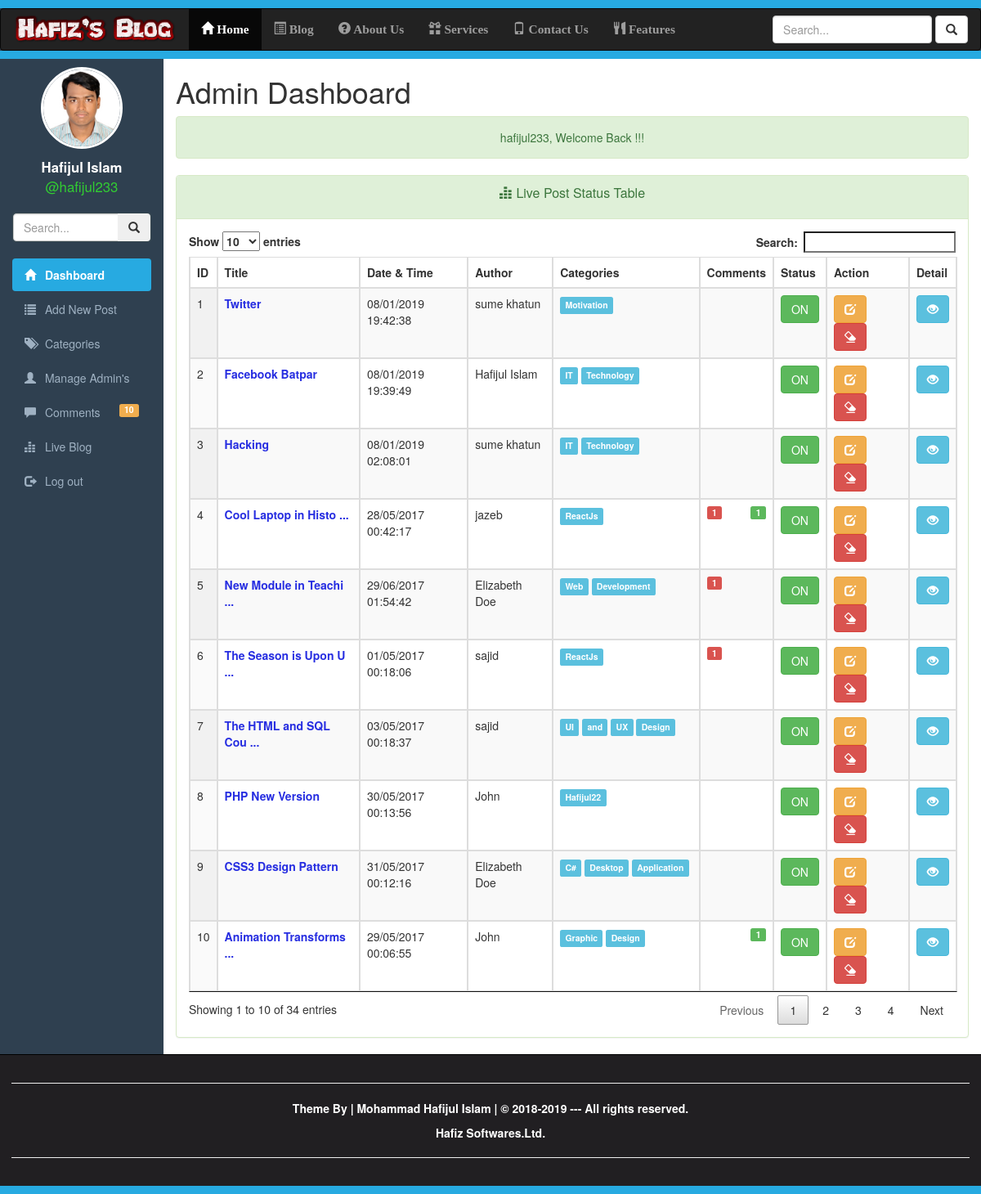
Screenshot of /dashboard.php?type=success (signed in) with the database file from the repository.
### tables this page shows
CREATE TABLE `userposts` (
  `id` int(10) UNSIGNED NOT NULL,
  `author` varchar(255) DEFAULT NULL,
  `categoryno` int(10) UNSIGNED NOT NULL,
  `datetime` varchar(45) DEFAULT NULL,
  `title` varchar(255) DEFAULT NULL,
  `image` text NOT NULL,
  `post` text NOT NULL,
  `created` datetime NOT NULL DEFAULT CURRENT_TIMESTAMP,
  `modified` datetime NOT NULL DEFAULT CURRENT_TIMESTAMP,
  `status` tinyint(1) UNSIGNED NOT NULL DEFAULT '0'
);

CREATE TABLE `categories` (
  `id` int(10) UNSIGNED NOT NULL,
  `name` varchar(255) NOT NULL DEFAULT '',
  `categorycreator` varchar(255) NOT NULL DEFAULT '',
  `datetime` varchar(45) NOT NULL DEFAULT '',
  `created` datetime NOT NULL DEFAULT CURRENT_TIMESTAMP,
  `modified` datetime NOT NULL DEFAULT CURRENT_TIMESTAMP ON UPDATE CURRENT_TIMESTAMP,
  `status` tinyint(1) UNSIGNED NOT NULL DEFAULT '0'
);

### dashboard.php (the view, shortened to what this page needs)
<?php
require_once 'utilities/RequiredUtilities.php';
require_once 'utilities/dbconnection.php';
$sql = "SELECT `userposts`.`id`,`author`, `name` AS `categoryname`, `userposts`.`datetime` AS `createtime`, `title`, `image`, `post` AS `description`, `userposts`.`status` "
        . "FROM `userposts`, `categories` "
        . "WHERE `userposts`.`status` = 1 "
        . "AND `userposts`.`categoryno` = `categories`.`id` "
        . "ORDER BY `userposts`.`id` DESC ;";
$result = $conn->query($sql);
$postslist = array();
if ($result->num_rows > 0) {
    while ($row = $result->fetch_assoc()) {
        array_push($postslist, $row);
    }
} else {
    array_push($postslist, NULL);
    echo $conn->error();
}
$sql = "SELECT COUNT(`id`) AS `disapproved` FROM `comments` WHERE `status` = 0;";
$result = $conn->query($sql);
$comments = NULL;
if ($result->num_rows > 0) {
    $row = $result->fetch_assoc();
    $comments = $row['disapproved'];
}
?>
<!DOCTYPE html>
<html lang="en-US">
    <head>
        <link href="resources/css/jquery.dataTables.min.css" rel="stylesheet" type="text/css"/>
        <link href="resources/css/responsive.dataTables.min.css" rel="stylesheet" type="text/css"/>
        <link href="resources/bootstrap/css/bootstrap.min.css" rel="stylesheet" type="text/css" />
        <link href="resources/css/adminstyle.css" rel="stylesheet" type="text/css"/>
    </head>
    <body>
        <div class="wrapper">
            <div style="height:10px; background-color:#27aae1;" ></div>
            <nav class="navbar navbar-inverse"  >
                <div id="header-title" class="navbar-header">
                    <a href="#" class="navbar-brand">
                        <img class="img-responsive" src="resources/img/headTitle.png" style="margin-top:-10px; width: 200px;" />
                    </a>
                </div>
                <div class="collapse navbar-collapse" id="collapse">
                    <ul class="nav navbar-nav">
                        <li class="active"><a href="dashboard.php"><span class="glyphicon glyphicon-home"></span> Home</a></li>
                        <li><a href="liveblog.php"><span class="glyphicon glyphicon-list-alt"></span> Blog</a></li>
                        <li><a href="#"><span class="glyphicon glyphicon-question-sign"></span> About Us</a></li>
                        <li><a href="#"><span class="glyphicon glyphicon-gift"></span> Services</a></li>
                        <li><a href="#"><span class="glyphicon glyphicon-phone"></span> Contact Us</a></li>
                        <li><a href="#"><span class="glyphicon glyphicon-cutlery"></span> Features</a></li>
                    </ul>
                    <form action="search.php" method="post" class="navbar-form navbar-right">
                        <div class="form-group">
                            <input type="text" class="form-control" name="search" placeholder="Search..." >
                        </div>
                        <button type="submit" class="btn btn-default" name="searchbutton"><span class="glyphicon glyphicon-search"></span></button>
                    </form>
                </div>
            </nav>
            <div style="height:10px; background-color:#27aae1; margin-top: -20px;" ></div>
            <div class="container-fluid">
                <div class="row">
                    <div class="col-sm-2" id="slidebar">
                        <div class="row profile">
                            <div class="col-lg-12">
                                <center>
                                    <img class="profile-pic" src="postcontent/profile-pic/<?php echo $_SESSION['profilepic']; ?>" />
                                </center>
                            </div>
                            <div class="col-lg-12">
                                <div class="profile-name">
                                    <p class="text-center"><?php echo $_SESSION['fullname']; ?>
                                        <br>
                                        <span style="color: limegreen; font-size: 1em; font-weight: normal;"><?php  echo "@" . $_SESSION['username']; ?></span>
                                    </p>
                                </div>
                            </div>
                        </div>
                        <div class="row">
                            <div class="col-lg-12">
                                <form action="#" method="get" class="sidebar-form">
                                    <div class="input-group">
                                        <input type="text" name="q" class="form-control" placeholder="Search...">
                                        <span class="input-group-btn">
                                            <button type="submit" name="search" id="search-btn" class="btn btn-flat"><i class="glyphicon glyphicon-search"></i>
                                            </button>
                                        </span>
                                    </div>
                                </form>
                            </div>
                        </div>
                        <br/>
                        <ul id="side-menu" class="nav nav-pills nav-stacked">
                            <li class="active"><a href="dashboard.php"><span class="glyphicon glyphicon-home"></span> Dashboard</a></li>
                            <li ><a href="addnewpost.php"><span class="glyphicon glyphicon-list"></span> Add New Post</a></li>
                            <li ><a href="category.php"><span class="glyphicon glyphicon-tags"></span> Categories</a></li>
                            <li ><a href="manageadmin.php"><span class="glyphicon glyphicon-user"></span> Manage Admin's</a></li>
                            <li ><a href="comments.php"><span class="glyphicon glyphicon-comment"></span> Comments
                                    <?php if ($comments != NULL) {
                                        ?>
                                        <label class="label label-warning pull-right">
                                            <?php echo $comments;
                                        }
                                        ?>
                                    </label>
                                </a>
                            </li>
                            <li ><a href="liveblog.php"><span class="glyphicon glyphicon-equalizer"></span> Live Blog</a></li>
                            <li ><a href="login.php"><span class="glyphicon glyphicon-log-out"></span> Log out</a></li>
                        </ul>
                    </div>
                    <div class="col-sm-10">
                        <h1>Admin Dashboard</h1>
                        <div class="panel panel-success">
                            <div class="panel-heading">
                                <span class="panel-title">
                                    <p class="text-center text-capitalize"><span class="glyphicon glyphicon-equalizer"></span>  Live Post Status Table</p>
                                </span>
                            </div>
                            <div class="panel-body">
                                <table id="postTable" class="table table-bordered table-striped table-hover display">
                                    <thead>
                                        <tr>
                                            <th>ID</th>
                                            <th>Title</th>
                                            <th>Date & Time</th>
                                            <th>Author</th>
                                            <th>Categories</th>
                                            <th>Comments</th>
                                            <th>Status</th>
                                            <th>Action</th>
                                            <th>Detail</th>
                                        </tr>
                                    </thead>
                                    <tbody>
                                        <?php
                                        if (empty($postslist)) {
                                            echo "<tr>";
                                            echo "<td colspan=\"8\"> There are no Category Found</td>";
                                            echo "</tr>";
                                        } else {
                                            $counter = 1;
                                            foreach ($postslist as $post) {
                                                echo "<tr>";
                                                echo "<td>" . $counter . "</td>";
                                                echo "<td class=\"table-post-title\" title=\"" . $post['title'] . "\">";
                                                if (strlen($post['title']) > 20)
                                                    echo substr($post['title'], 0, 20) . " ...</td>";
                                                else
                                                    echo $post['title'];
                                                echo "</td>";
                                                echo "<td>" . str_replace("-", "/", $post['createtime']) . "</td>";
                                                echo "<td>" . $post['author'] . "</td>";
                                                echo "<td>";
                                                $categories = explode(" ", $post['categoryname']);
                                                foreach ($categories as $category) {
                                                    echo "<label class=\"label label-info\">" . $category . "</label>&nbsp";
                                                }
                                                echo "</td>";
                                                echo "<td>";
                                                $postid = $post['id'];
                                                $sql = "SELECT COUNT(CASE WHEN `status` = 1 THEN 1 END) AS `approved`, COUNT(CASE WHEN `status` = 0 THEN 1 END) AS `disapproved` "
                                                        . "FROM `comments` WHERE `postid` = $postid;";
                                                $result = $conn->query($sql);
                                                if ($result->num_rows > 0) {
                                                    $status = $result->fetch_assoc();
                                                    $approved = $status['approved'];
                                                    $disapproved = $status['disapproved'];
                                                } else {
                                                    $approved = NULL;
                                                    $disapproved = NULL;
                                                }
                                                if (!empty($disapproved)) {
                                                    ?>
                                                <label class="label label-danger pull-left"><?php echo $disapproved; ?></label>
                                                <?php
                                            }
                                            if (!empty($approved)) {
                                                ?>
                                                <label class="label label-success pull-right"><?php echo $approved; ?></label>
                                                <?php
                                            }
                                            echo "</td>";
                                            if ($post['status'] == 1) {
                                                echo "<td><label class=\"btn btn-success\">ON</label></td>";
                                            } else {
                                                echo "<td><label class=\"btn btn-default\">OFF</label></td>";
                                            }
                                            ?>
                                            <td>
                                                <a href="editpost.php?id=<?php echo $post['id']; ?>"><button class="btn btn-warning"><span class="glyphicon glyphicon-edit"></span></button></a>&nbsp; &nbsp;
                                                <a href="deletepost.php?id=<?php echo $post['id']; ?>"><button class="btn btn-danger"><span class="glyphicon glyphicon-erase"></span></button></a>
                                            </td>
                                            <td>
                                                <a href="detailpost.php?id=<?php echo $post['id']; ?>" target="_blank"><button class="btn btn-info"><span class="glyphicon glyphicon-eye-open"></span></button></a>
                                            </td>
                                            <?php
                                            echo "</tr>";
                                            $counter++;
                                        }
                                    }
                                    ?>
                                    </tbody>
                                </table>
                            </div>
                        </div>
                    </div>
                </div>
            </div>
            <div id="footer">
                <hr/>
                <p>
                    Theme By | Mohammad Hafijul Islam | &copy; 2018-2019 --- All rights reserved.
                </p>
                <a href="#" class="contact-link">Hafiz Softwares.Ltd.</a>
                <hr/>
            </div>
        </div>
    </body>
</html>

### rows the page displays
userposts: title "Twitter", datetime "08/01/2019 19:42:38", author "sume khatun", categories.name "Motivation", status "ON"
userposts: title "Facebook Batpar", datetime "08/01/2019 19:39:49", author "Hafijul Islam", categories.name "IT", categories.name "Technology", status "ON"
userposts: title "Hacking", datetime "08/01/2019 02:08:01", author "sume khatun", categories.name "IT", categories.name "Technology", status "ON"
userposts: title "Cool Laptop in Histo", datetime "28/05/2017 00:42:17", author "jazeb", categories.name "ReactJs", disapproved "1", approved "1", status "ON"
userposts: title "New Module in Teachi", datetime "29/06/2017 01:54:42", author "Elizabeth Doe", categories.name "Web", categories.name "Development", disapproved "1", status "ON"
userposts: title "The Season is Upon U", datetime "01/05/2017 00:18:06", author "sajid", categories.name "ReactJs", disapproved "1", status "ON"
userposts: title "The HTML and SQL Cou", datetime "03/05/2017 00:18:37", author "sajid", categories.name "UI", categories.name "and", categories.name "UX", categories.name "Design", status "ON"
userposts: title "PHP New Version", datetime "30/05/2017 00:13:56", author "John", categories.name "Hafijul22", status "ON"
userposts: title "CSS3 Design Pattern", datetime "31/05/2017 00:12:16", author "Elizabeth Doe", categories.name "C#", categories.name "Desktop", categories.name "Application", status "ON"
userposts: title "Animation Transforms", datetime "29/05/2017 00:06:55", author "John", categories.name "Graphic", categories.name "Design", approved "1", status "ON"

### other values shown
$_SESSION['fullname'] "Hafijul Islam"
$_SESSION['username'] "hafijul233"
$comments "10"
$_SESSION["error"] "hafijul233, Welcome Back !!!"
